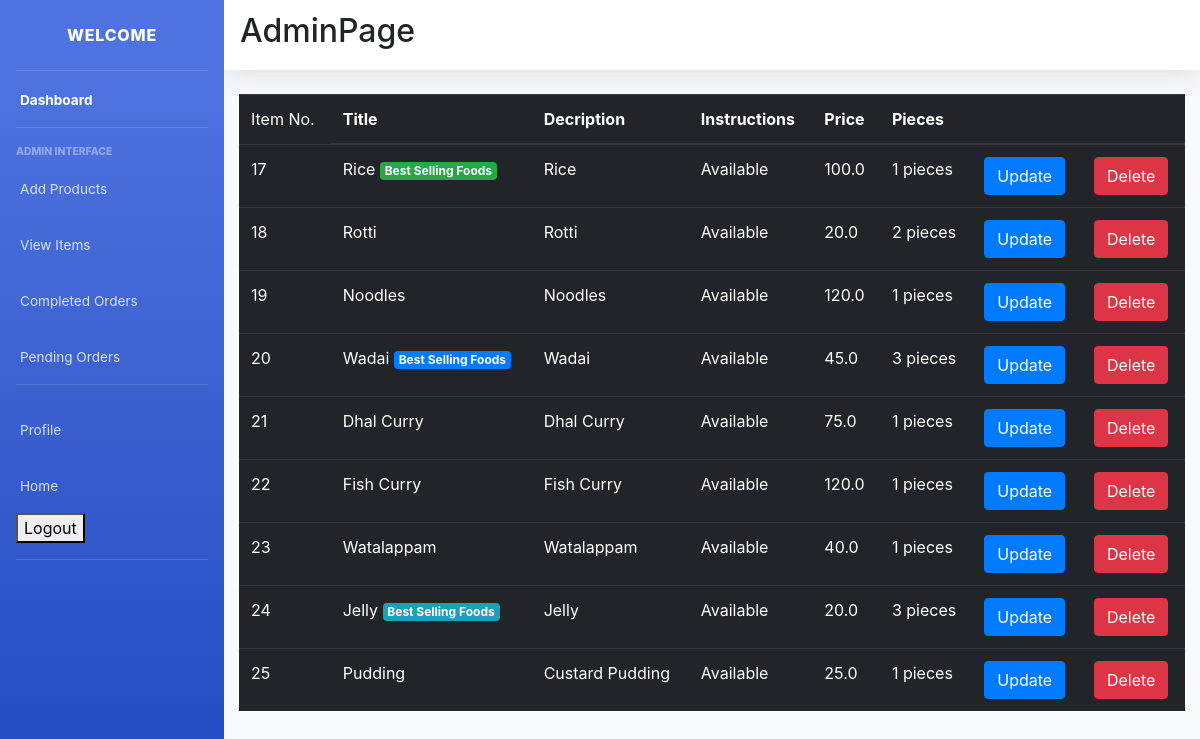
Screenshot of /item_list/ (signed in) with the database file from the repository.
### main/models.py (models this page shows, shortened)
class Item(models.Model):
    LABELS = (
        ('Best Selling Foods', 'Best Selling Foods'),
        ('New Food', 'New Food'),
        ('Spicy Foods🔥', 'Spicy Foods🔥'),
    )
    LABEL_COLOUR = (
        ('danger', 'danger'),
        ('success', 'success'),
        ('primary', 'primary'),
        ('info', 'info'),
        ('warning', 'warning'),
    )
    title = models.CharField(max_length=150)
    description = models.CharField(max_length=250,blank=True)
    price = models.FloatField()
    pieces = models.IntegerField(default=6)
    instructions = models.CharField(max_length=250,default="Available")
    image = models.ImageField(default='default.png', upload_to='images/')
    labels = models.CharField(max_length=25, choices=LABELS, blank=True)
    label_colour = models.CharField(max_length=15, choices=LABEL_COLOUR, blank=True)
    slug = models.SlugField(default="foods")
    created_by = models.ForeignKey(User, on_delete=models.CASCADE)

### main/decorators.py (the view)
    def wrapper_func(request, *args, **kwargs):
        group = Group.objects.get(user = request.user)
        if group.name == 'admin_owner':
            return view_func(request, *args, **kwargs)
        else:
            return redirect('/')

### main/views.py (called while the page is built)
@login_required(login_url='/accounts/login/')
@admin_required
def item_list(request):
    items = Item.objects.filter(created_by=request.user)
    context = {
        'items':items
    }
    return render(request, 'main/item_list.html', context)

### main/templates/main/item_list.html
{% extends "main/layout2.html" %}
{% block content %}
<div class="cart">
    <div class="row">
        <div class="col-sm-12">
            {% if items %}
            <div class="table-responsive">
                <table class="table table-dark">
                    <thead>
                    <tr>
                        <td scope="col">Item No.</td>
                        <th scope="col">Title</th>
                        <th scope="col">Decription</th>
                        <th scope="col">Instructions</th>
                        <th scope="col">Price</th>
                        <th scope="col">Pieces</th>
                        <th></th>
                        <th></th>
                    </tr>
                    </thead>
                    <tbody>
                        {% for item in items %}
                    <tr>
                        <td>{{ item.id }}</td>
                        <td>{{ item.title }} <span class="badge badge-{{ item.label_colour }}">{{ item.labels }}</span></td></td>
                        <td>{{ item.description }}</td>
                        <td>{{ item.instructions }}</td>
                        <td>{{ item.price }}</td>
                        <td>{{ item.pieces }} pieces</td>
                        <td><a class="btn btn-primary" href="{% url 'main:item-update' item.slug %}">Update</a></td>
                        <td><a class="btn btn-danger" href="{% url 'main:item-delete' item.slug %}">Delete</a></td>
                    </tr>
                        {% endfor %}
                    </tbody>
                </table>
            </div>
            {% else %}
            <h4 class="text-center">Sorry, you have not ordered any item yet!!!</h4>
            {% endif %}
        </div>
    </div>
</div>
{% endblock content %}

### rows the page displays
Item: id "17", title "Rice", labels "Best Selling Foods", description "Rice", instructions "Available", price "100.0", pieces "1"
Item: id "18", title "Rotti", description "Rotti", instructions "Available", price "20.0", pieces "2"
Item: id "19", title "Noodles", description "Noodles", instructions "Available", price "120.0", pieces "1"
Item: id "20", title "Wadai", labels "Best Selling Foods", description "Wadai", instructions "Available", price "45.0", pieces "3"
Item: id "21", title "Dhal Curry", description "Dhal Curry", instructions "Available", price "75.0", pieces "1"
Item: id "22", title "Fish Curry", description "Fish Curry", instructions "Available", price "120.0", pieces "1"
Item: id "23", title "Watalappam", description "Watalappam", instructions "Available", price "40.0", pieces "1"
Item: id "24", title "Jelly", labels "Best Selling Foods", description "Jelly", instructions "Available", price "20.0", pieces "3"
Item: id "25", title "Pudding", description "Custard Pudding", instructions "Available", price "25.0", pieces "1"
